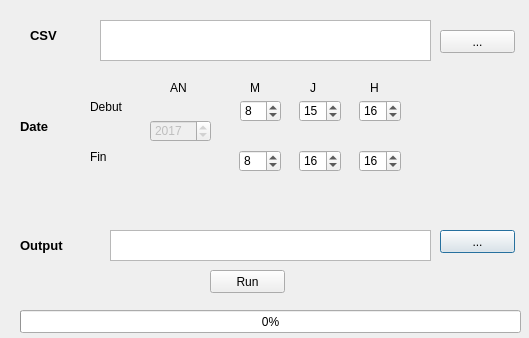
<?xml version="1.0" encoding="UTF-8"?>
<ui version="4.0">
 <class>BioSIMpluginDialogBase</class>
 <widget class="QDialog" name="BioSIMpluginDialogBase">
  <property name="geometry">
   <rect>
    <x>0</x>
    <y>0</y>
    <width>529</width>
    <height>338</height>
   </rect>
  </property>
  <property name="windowTitle">
   <string>csvtoimage </string>
  </property>
  <widget class="QTextBrowser" name="box_output">
   <property name="geometry">
    <rect>
     <x>110</x>
     <y>230</y>
     <width>321</width>
     <height>31</height>
    </rect>
   </property>
   <property name="html">
    <string>&lt;!DOCTYPE HTML PUBLIC &quot;-//W3C//DTD HTML 4.0//EN&quot; &quot;http://www.w3.org/TR/REC-html40/strict.dtd&quot;&gt;
&lt;html&gt;&lt;head&gt;&lt;meta name=&quot;qrichtext&quot; content=&quot;1&quot; /&gt;&lt;style type=&quot;text/css&quot;&gt;
p, li { white-space: pre-wrap; }
&lt;/style&gt;&lt;/head&gt;&lt;body style=&quot; font-family:'MS Shell Dlg 2'; font-size:8.25pt; font-weight:400; font-style:normal;&quot;&gt;
&lt;p style=&quot;-qt-paragraph-type:empty; margin-top:0px; margin-bottom:0px; margin-left:0px; margin-right:0px; -qt-block-indent:0; text-indent:0px;&quot;&gt;&lt;br /&gt;&lt;/p&gt;&lt;/body&gt;&lt;/html&gt;</string>
   </property>
  </widget>
  <widget class="QPushButton" name="output_button">
   <property name="geometry">
    <rect>
     <x>440</x>
     <y>230</y>
     <width>75</width>
     <height>23</height>
    </rect>
   </property>
   <property name="text">
    <string>...</string>
   </property>
  </widget>
  <widget class="QLabel" name="label_csv_3">
   <property name="geometry">
    <rect>
     <x>20</x>
     <y>230</y>
     <width>51</width>
     <height>31</height>
    </rect>
   </property>
   <property name="font">
    <font>
     <pointsize>10</pointsize>
     <weight>75</weight>
     <bold>true</bold>
    </font>
   </property>
   <property name="text">
    <string>Output</string>
   </property>
  </widget>
  <widget class="QLabel" name="label_date_5">
   <property name="geometry">
    <rect>
     <x>20</x>
     <y>120</y>
     <width>47</width>
     <height>13</height>
    </rect>
   </property>
   <property name="font">
    <font>
     <pointsize>10</pointsize>
     <weight>75</weight>
     <bold>true</bold>
    </font>
   </property>
   <property name="text">
    <string>Date</string>
   </property>
  </widget>
  <widget class="QLabel" name="label_m_3">
   <property name="geometry">
    <rect>
     <x>250</x>
     <y>80</y>
     <width>16</width>
     <height>16</height>
    </rect>
   </property>
   <property name="text">
    <string>M</string>
   </property>
  </widget>
  <widget class="QPushButton" name="csv_button">
   <property name="geometry">
    <rect>
     <x>440</x>
     <y>30</y>
     <width>75</width>
     <height>23</height>
    </rect>
   </property>
   <property name="text">
    <string>...</string>
   </property>
  </widget>
  <widget class="QPushButton" name="run_button">
   <property name="geometry">
    <rect>
     <x>210</x>
     <y>270</y>
     <width>75</width>
     <height>23</height>
    </rect>
   </property>
   <property name="text">
    <string>Run</string>
   </property>
  </widget>
  <widget class="QLabel" name="label_csv_2">
   <property name="geometry">
    <rect>
     <x>30</x>
     <y>20</y>
     <width>41</width>
     <height>31</height>
    </rect>
   </property>
   <property name="font">
    <font>
     <pointsize>10</pointsize>
     <weight>75</weight>
     <bold>true</bold>
    </font>
   </property>
   <property name="text">
    <string>CSV</string>
   </property>
  </widget>
  <widget class="QLabel" name="label_j_5">
   <property name="geometry">
    <rect>
     <x>310</x>
     <y>80</y>
     <width>21</width>
     <height>16</height>
    </rect>
   </property>
   <property name="text">
    <string>J</string>
   </property>
  </widget>
  <widget class="QLabel" name="label_an_3">
   <property name="geometry">
    <rect>
     <x>170</x>
     <y>80</y>
     <width>31</width>
     <height>16</height>
    </rect>
   </property>
   <property name="text">
    <string>AN</string>
   </property>
  </widget>
  <widget class="QTextBrowser" name="box_csv">
   <property name="geometry">
    <rect>
     <x>100</x>
     <y>20</y>
     <width>331</width>
     <height>41</height>
    </rect>
   </property>
   <property name="html">
    <string>&lt;!DOCTYPE HTML PUBLIC &quot;-//W3C//DTD HTML 4.0//EN&quot; &quot;http://www.w3.org/TR/REC-html40/strict.dtd&quot;&gt;
&lt;html&gt;&lt;head&gt;&lt;meta name=&quot;qrichtext&quot; content=&quot;1&quot; /&gt;&lt;style type=&quot;text/css&quot;&gt;
p, li { white-space: pre-wrap; }
&lt;/style&gt;&lt;/head&gt;&lt;body style=&quot; font-family:'MS Shell Dlg 2'; font-size:8.25pt; font-weight:400; font-style:normal;&quot;&gt;
&lt;p style=&quot;-qt-paragraph-type:empty; margin-top:0px; margin-bottom:0px; margin-left:0px; margin-right:0px; -qt-block-indent:0; text-indent:0px;&quot;&gt;&lt;br /&gt;&lt;/p&gt;&lt;/body&gt;&lt;/html&gt;</string>
   </property>
  </widget>
  <widget class="QSpinBox" name="spin_an">
   <property name="enabled">
    <bool>false</bool>
   </property>
   <property name="geometry">
    <rect>
     <x>150</x>
     <y>120</y>
     <width>61</width>
     <height>22</height>
    </rect>
   </property>
   <property name="sizePolicy">
    <sizepolicy hsizetype="Minimum" vsizetype="Maximum">
     <horstretch>0</horstretch>
     <verstretch>0</verstretch>
    </sizepolicy>
   </property>
   <property name="minimum">
    <number>2010</number>
   </property>
   <property name="maximum">
    <number>2020</number>
   </property>
   <property name="value">
    <number>2017</number>
   </property>
  </widget>
  <widget class="QProgressBar" name="progressBar">
   <property name="geometry">
    <rect>
     <x>20</x>
     <y>310</y>
     <width>501</width>
     <height>23</height>
    </rect>
   </property>
   <property name="value">
    <number>0</number>
   </property>
  </widget>
  <widget class="QSpinBox" name="spin_h1">
   <property name="geometry">
    <rect>
     <x>359</x>
     <y>150</y>
     <width>42</width>
     <height>22</height>
    </rect>
   </property>
   <property name="minimum">
    <number>1</number>
   </property>
   <property name="maximum">
    <number>24</number>
   </property>
   <property name="value">
    <number>16</number>
   </property>
  </widget>
  <widget class="QSpinBox" name="spin_h">
   <property name="geometry">
    <rect>
     <x>359</x>
     <y>100</y>
     <width>42</width>
     <height>22</height>
    </rect>
   </property>
   <property name="minimum">
    <number>1</number>
   </property>
   <property name="maximum">
    <number>24</number>
   </property>
   <property name="value">
    <number>16</number>
   </property>
  </widget>
  <widget class="QSpinBox" name="spin_m1">
   <property name="geometry">
    <rect>
     <x>239</x>
     <y>150</y>
     <width>42</width>
     <height>22</height>
    </rect>
   </property>
   <property name="sizePolicy">
    <sizepolicy hsizetype="Minimum" vsizetype="Maximum">
     <horstretch>0</horstretch>
     <verstretch>0</verstretch>
    </sizepolicy>
   </property>
   <property name="minimum">
    <number>1</number>
   </property>
   <property name="maximum">
    <number>12</number>
   </property>
   <property name="value">
    <number>8</number>
   </property>
  </widget>
  <widget class="QSpinBox" name="spin_j">
   <property name="geometry">
    <rect>
     <x>299</x>
     <y>100</y>
     <width>42</width>
     <height>22</height>
    </rect>
   </property>
   <property name="sizePolicy">
    <sizepolicy hsizetype="Minimum" vsizetype="Maximum">
     <horstretch>0</horstretch>
     <verstretch>0</verstretch>
    </sizepolicy>
   </property>
   <property name="minimum">
    <number>1</number>
   </property>
   <property name="maximum">
    <number>31</number>
   </property>
   <property name="value">
    <number>15</number>
   </property>
  </widget>
  <widget class="QSpinBox" name="spin_j1">
   <property name="geometry">
    <rect>
     <x>299</x>
     <y>150</y>
     <width>42</width>
     <height>22</height>
    </rect>
   </property>
   <property name="sizePolicy">
    <sizepolicy hsizetype="Minimum" vsizetype="Maximum">
     <horstretch>0</horstretch>
     <verstretch>0</verstretch>
    </sizepolicy>
   </property>
   <property name="minimum">
    <number>1</number>
   </property>
   <property name="maximum">
    <number>31</number>
   </property>
   <property name="value">
    <number>16</number>
   </property>
  </widget>
  <widget class="QSpinBox" name="spin_m">
   <property name="geometry">
    <rect>
     <x>240</x>
     <y>100</y>
     <width>41</width>
     <height>22</height>
    </rect>
   </property>
   <property name="sizePolicy">
    <sizepolicy hsizetype="Minimum" vsizetype="Maximum">
     <horstretch>0</horstretch>
     <verstretch>0</verstretch>
    </sizepolicy>
   </property>
   <property name="minimum">
    <number>1</number>
   </property>
   <property name="maximum">
    <number>12</number>
   </property>
   <property name="value">
    <number>8</number>
   </property>
  </widget>
  <widget class="QLabel" name="label_j_2">
   <property name="geometry">
    <rect>
     <x>370</x>
     <y>80</y>
     <width>21</width>
     <height>16</height>
    </rect>
   </property>
   <property name="text">
    <string>H</string>
   </property>
  </widget>
  <widget class="QLabel" name="label_date">
   <property name="geometry">
    <rect>
     <x>90</x>
     <y>100</y>
     <width>47</width>
     <height>13</height>
    </rect>
   </property>
   <property name="text">
    <string>Debut</string>
   </property>
  </widget>
  <widget class="QLabel" name="label_date_2">
   <property name="geometry">
    <rect>
     <x>90</x>
     <y>150</y>
     <width>47</width>
     <height>13</height>
    </rect>
   </property>
   <property name="text">
    <string>Fin</string>
   </property>
  </widget>
 </widget>
 <resources/>
 <connections/>
</ui>
